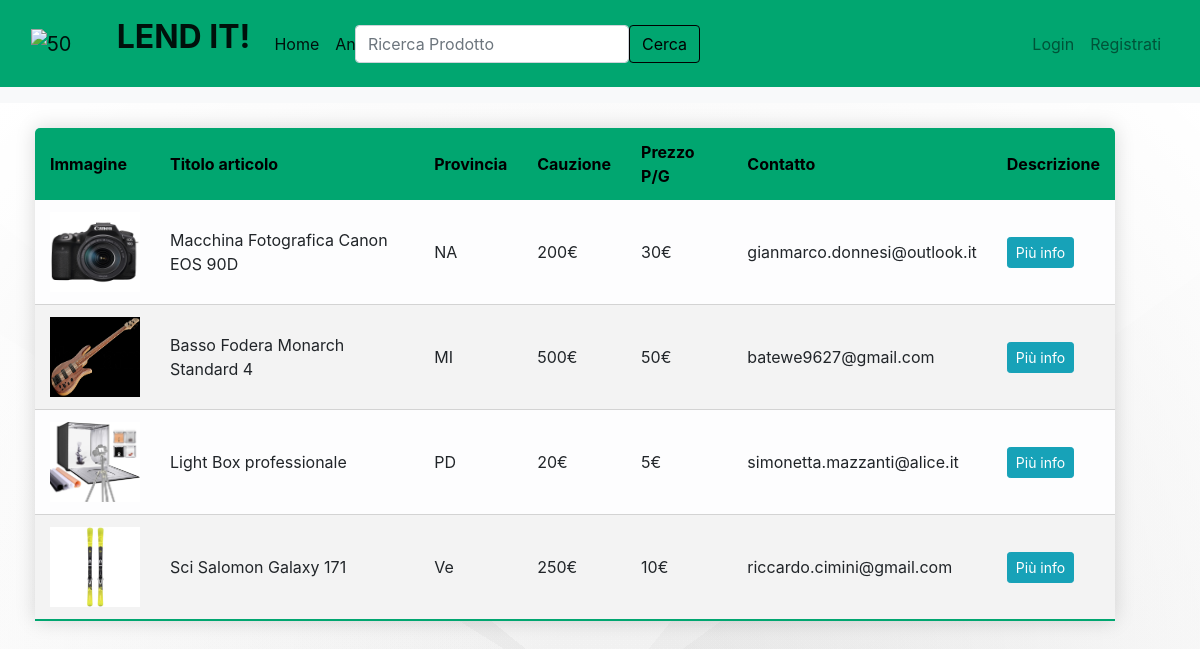
The app's page /annunci with its own data.
### market/models.py (models this page shows, shortened)
class Item(db.Model):
    __searchable__ = ['name', 'provincia']
    id = db.Column(db.Integer(), primary_key=True)
    name = db.Column(db.String(length=30), nullable=False, unique=True)
    price = db.Column(db.Integer(), nullable=False)
    cauzione = db.Column(db.Integer(), nullable=False)
    provincia = db.Column(db.String(length=2), nullable=False)
    description = db.Column(db.String(length=2000), nullable=False, unique=True)
    contatto = db.Column(db.String(length=60), nullable=False, unique=True)
    owner = db.Column(db.Integer(), db.ForeignKey('user.id'))
    image1 = db.Column(db.String(150), nullable=False)
    image2 = db.Column(db.String(150), nullable=False)

### market/routes.py (the view)
@app.route('/annunci')
def annunci_page():
    items = Item.query.all()
    return render_template('annunci.html', items=items)

### market/templates/annunci.html (shortened to what this page needs)
{% extends 'base.html' %}
{% block content %}
<nav class="navbar navbar-light bg-light" >
  <div class="container-fluid" id="ricerca">
    <form class="d-flex" action="{{ url_for('risultato') }}">
      <input class="form-control me-2" type="search" placeholder="Ricerca Prodotto" aria-label="Search" name="q">
      <button class="btn btn-outline-success" type="submit">Cerca</button>
    </form>
  </div>
</nav>
<div class="container4">
<table class="content-table table-hover table-light">
    <thead>
        <tr>
            <th scope="col">Immagine</th>
            <th scope="col">Titolo articolo</th>
            <th scope="col">Provincia</th>
            <th scope="col">Cauzione</th>
            <th scope="col">Prezzo P/G</th>
             <th scope="col">Contatto</th>
            <th scope="col">Descrizione</th>
        </tr>
    </thead>
    <tbody>
      {% for item in items %}
          <tr>
                <td><img src="{{ url_for('static', filename='immagini/' + item.image1)}}" width="90" height="80"></td>
                <td>{{ item.name }}</td>
                 <td>{{ item.provincia }}</td>
                 <td>{{ item.cauzione}}€</td>
                 <td>{{ item.price }}€</td>
                 <td>{{ item.contatto}}</td>
              <td><a href="{{ url_for('singolo_prodotto', id=item.id)}}" class="btn btn-info btn-sm">Più info</a></td>
          </tr>
      {% endfor %}
    </tbody>
</table>
</div>
{% endblock %}

### market/templates/base.html (shortened to what this page needs)
<!doctype html>
<html lang="en">
   <head>
      <link rel="stylesheet" href="https://cdn.jsdelivr.net/npm/bootstrap@4.5.3/dist/css/bootstrap.min.css">
      <link rel="stylesheet" href="https://cdnjs.cloudflare.com/ajax/libs/animate.css/4.1.1/animate.min.css"/>
   </head>
   <body>
  <nav class="navbar navbar-expand-lg navbar-light " style="background-color: #01A670;">
  <div class="container-fluid">
    <a class="navbar-brand" href="#">
      <img src="{{url_for('static', filename='stretta-791x470.png')}}" alt="50" width="80" height="45" class="d-inline-block align-text-top">
     <font  size="6"> <strong>  LEND IT! </strong> </font>
    </a>
    <div class="collapse navbar-collapse" id="navbarSupportedContent">
      <ul class="navbar-nav mr-auto">
           <li class="nav-item active">
          <a class="nav-link active" aria-current="page" href="{{ url_for('home_page') }}">Home</a>
        </li>
        <li class="nav-item active">
          <a class="nav-link active" aria-current="page" href="{{ url_for('annunci_page') }}">Annunci</a>
        </li>
          <li class="nav-item active">
          <a class="nav-link active" aria-current="page" href="{{ url_for('insert_product') }}">Inserisci Annuncio</a>
        </li>
        </ul>
    </div>
          {% if current_user.is_authenticated %}
            <ul class="navbar-nav">
                <li class="nav-item">
                    <a class="nav-link" style="color: lawngreen; font-weight: bold">
                        <i class="fas fa-coins"></i>
                        {{ current_user.prettier_budget }}
                    </a>
                </li>
                <li class="nav-item">
                    <a class="nav-link">Bentornato, {{ current_user.username }}</a>
                </li>
                 <li class="nav-item">
                    <a class="nav-link" href="{{ url_for('ituoiannunci')}}">I tuoi annunci</a>
                </li>
                <li class="nav-item">
                    <a class="nav-link" href="{{ url_for('logout_page')}}">Logout</a>
                </li>
            </ul>
          {% else %}
              <ul class="navbar-nav">
               <li class="nav-item">
                 <a class="nav-link" aria-current="page" href="{{ url_for('login_page')}}">Login</a>
               </li>
               <li class="nav-item">
                 <a class="nav-link" aria-current="page" href="{{ url_for('register_page') }}">Registrati</a>
               </li>
              </ul>
          {% endif %}
          </div>
    </nav>
 {% block content %}{% endblock %}
</html>

### market/templates/annunci.html (style rules this page uses)
.content-table { border-collapse: collapse ; margin: 25px 0; font-size: 1em; min-width: 400px; width: 90%; border-radius: 5px 5px 0 0; overflow: hidden; box-shadow: 0 0 20px rgba(0,0,0,0.15); margin-left: 35px; margin-right: 35px; }
.content-table thead tr { background-color: #01A670; color: black; text-align: left; font-weight: bold; }
.content-table th, .content-table td { padding: 12px 15px; }
.content-table tbody tr { border-bottom: 1px solid lightgrey; }
.content-table tbody tr:nth-of-type(even) { background-color: #f3f3f3; }
.content-table tbody tr:last-of-type { border-bottom: 2px solid #01A670; }
.container4 { position: absolute; height: 100%; width: 100%; background-image: radial-gradient(circle at center center, transparent,rgb(255,255,255)),linear-gradient(309deg, rgba(90, 90, 90,0.05) 0%, rgba(90, 90, 90,0.05) 50%,rgba(206, 206, 206,0.05) 50%, rgba(206, 206, 206,0.05) 100%),linear-gradient(39deg, rgba(13, 13, 13,0.05) 0%, rgba(13, 13, 13,0.05) 50%,rgba(189, 189, 189,0.05) 50%, rgba(189, 189, 189,0.05) 100%),linear-gradient(144deg, rgba(249, 249, 249,0.05) 0%, rgba(249, 249, 249,0.05) 50%,rgba(111, 111, 111,0.05) 50%, rgba(111, 111, 111,0.05) 100%),linear-gradient(166deg, rgba(231, 231, 231,0.05) 0%, rgba(231, 231, 231,0.05) 50%,rgba(220, 220, 220,0.05) 50%, rgba(220, 220, 220,0.05) 100%),linear-gradient(212deg, rgba(80, 80, 80,0.05) 0%, rgba(80, 80, 80,0.05) 50%,rgba(243, 243, 243,0.05) 50%, rgba(243, 243, 243,0.05) 100%),radial-gradient(circle at center center, hsl(107,19%,100%),hsl(107,19%,100%)); }
.d-flex { position: absolute; right: 500px; bottom: 40px; border-color: black; }
.btn-outline-success { background:#01A670; color: black; border-color: black; }

### records on screen
Item: image1 (picture), name "Macchina Fotografica Canon EOS 90D", provincia "NA", cauzione "200", price "30", contatto "gianmarco.donnesi@outlook.it"
Item: image1 (picture), name "Basso Fodera Monarch Standard 4", provincia "MI", cauzione "500", price "50", contatto "batewe9627@gmail.com"
Item: image1 (picture), name "Light Box professionale", provincia "PD", cauzione "20", price "5", contatto "simonetta.mazzanti@alice.it"
Item: image1 (picture), name "Sci Salomon Galaxy 171", provincia "Ve", cauzione "250", price "10", contatto "riccardo.cimini@gmail.com"
